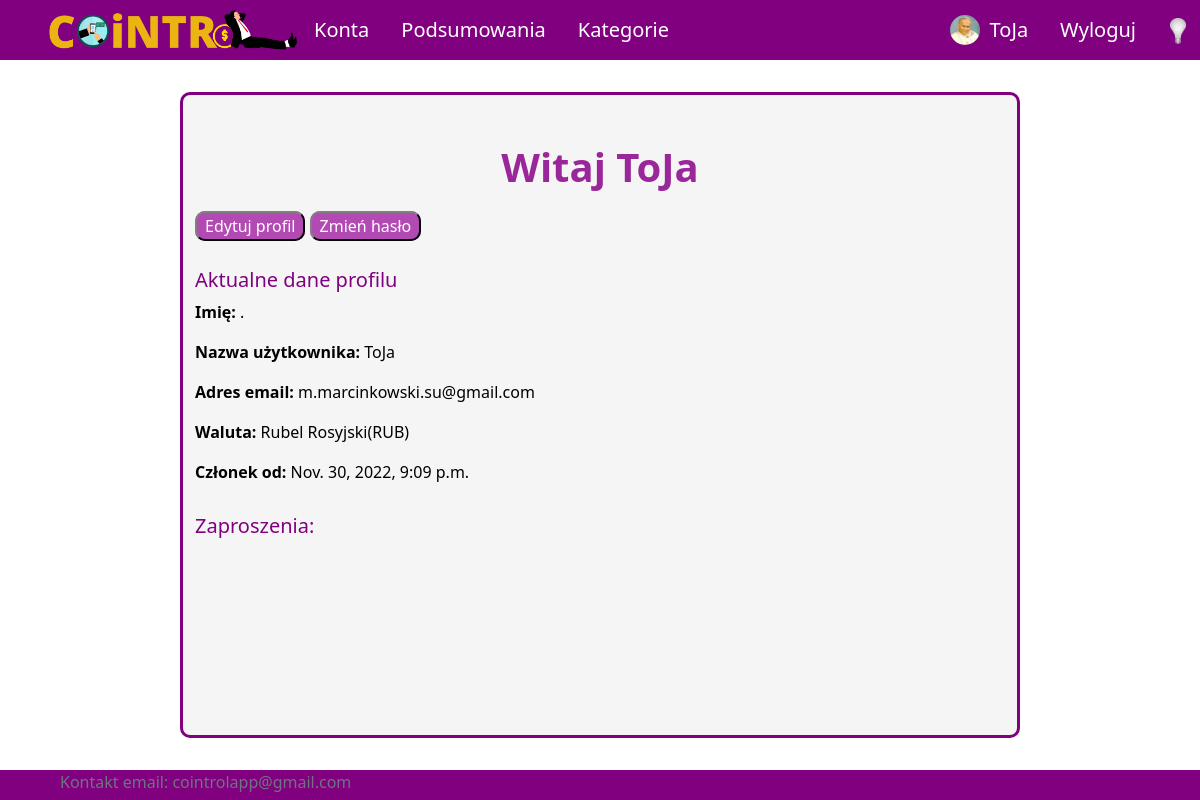
The page /profile (signed in) on the database its author committed.
### UsersApp/models.py (models this page shows, shortened)
class Profile(models.Model):
    user = models.OneToOneField(User, on_delete=models.CASCADE, null=True, blank=True)
    name = models.CharField(max_length=200, blank=True, null=True)
    email = models.EmailField(max_length=400, null=True, blank=True)
    username = models.CharField(max_length=200, blank=True, null=True)
    currency = models.ForeignKey('Currency', on_delete=models.SET_NULL, null=True)
    image = ThumbnailerImageField(null=True, blank=True, upload_to="images/", default="images/default-user.png")
    created = models.DateTimeField(auto_now_add=True)
    total_transactions = models.IntegerField(null=True, blank=True, default=20)
    id = models.UUIDField(default=uuid.uuid4, unique=True,
                            primary_key=True, editable=False)

class Currency(models.Model):
    name = models.CharField(max_length=100)
    access_name = models.CharField(max_length=20) #access_name nazwa aby zdobyć kurs walut
    sign = models.CharField(max_length=5) #znak waluty
    id = models.UUIDField(default=uuid.uuid4, unique=True,
                            primary_key=True, editable=False)
    def __str__(self):
        return f'{self.name}({self.access_name})'

### UsersApp/views/user_views.py (the view)
# urls.py: path('profile', views.profile, name='profile'),
@login_required(login_url='login')
def profile(request):
    profile = request.user.profile
    context = {'profile': profile, 'mes': Invitation.objects.filter(Q(userTo=profile) | Q(userFrom=profile))}
    return render(request, 'application/profile.html', context)

### templates/application/profile.html (shortened to what this page needs)
{% extends 'application/base.html' %}
{% load thumbnail %}
{% block content %}
    <div class="title">
        <h1>Witaj {{ user.username }}</h1>
    </div>
    <div class="content-pc">
        <a class="button" href="{% url 'edit-profile' %}">Edytuj profil</a>
        <a class="button" href="{% url 'change-password' %}">Zmień hasło</a>
        <h5>Aktualne dane profilu</h5>
        <strong><p>Imię:</strong> {{profile.name}}</p>
        <strong><p>Nazwa użytkownika:</strong> {{profile.username}}</p>
        <strong><p>Adres email:</strong> {{profile.email}}</p>
        <strong><p>Waluta:</strong> {{profile.currency}}</p>
        <strong><p>Członek od:</strong> {{profile.created}}</p>
        <span>
            <h5>Zaproszenia:</h5>
        </span>
    </div>
{% endblock  %}

### templates/application/base.html (shortened to what this page needs)
{%load static%}
<!DOCTYPE html>
<html lang="pl">
<head>
    <link href="https://cdn.jsdelivr.net/npm/bootstrap@5.2.2/dist/css/bootstrap.min.css" rel="stylesheet">
    <link href="https://cdnjs.cloudflare.com/ajax/libs/chosen/1.8.7/chosen.min.css" rel='stylesheet' type='text/css'>
    <link rel="stylesheet" type="text/css" href="{% static 'css/style.css' %}">
    <link rel="stylesheet" type="text/css" href="{% static 'css/style-dark.css' %}">
    <link rel="stylesheet" href="//code.jquery.com/ui/1.13.2/themes/base/jquery-ui.css">
</head>
<body onload="checkColorMode()">
    <nav class="nav" id="navigation">
        {% if user.is_authenticated %}
        <ul class="nav justify-content-start">
            <li class="nav-item" id="logo-li"><a id="logo-link" class="nav-link" href="{% url 'home' %}">
                <img onmouseover="logoHover()" onmouseout="logoOut()" id="app-logo" src="{% static 'images/logo.png' %}">
            </a>
            <li class="nav-item mobile-menu"><a class="nav-link" href="{% url 'all-accounts' %}">Konta</a></li>
            <li class="nav-item mobile-menu"><a class="nav-link" href="{% url 'summary' %}">Podsumowania</a></li>
            <li class="nav-item mobile-menu"><a class="nav-link" href="{% url 'all-categories' %}">Kategorie</a></li>
        </ul>
        <ul class="nav justify-content-end user-image">
            <li class="nav-item">
                <a id="profile-nav-link" class="nav-link" href="{% url 'profile' %}">
                    <img id="user-image" src="{{ user.profile.image.url }}" alt="user image">
                    {{ user.username }}
                </a>
            </li>
            <li class="nav-item"><a class="nav-link" href="{% url 'logout' %}">Wyloguj</a></li>
        </ul>
        {% endif %}
        <button onclick="darkMode()" id="dark-mode-button"><img id="light-bulb" src="{% static 'images/bulb_off.png' %}" /></button>
    </nav>
    <div id = "site-content">
        {% block content %}
        {% endblock %}
    </div>
    <footer class="footer">
        <div class="container">
            <span class="text-muted">
                <address>
                    Kontakt email: <a class="email" href="mailto:cointrolapp@gmail.com">cointrolapp@gmail.com
                </address>
            </span>
        </div>
    </footer>
</body>
</html>

### aplication/static/css/style.css (style rules this page uses)
body { background-color: white; color: black; }
#navigation { position: fixed; top: 0; width: 100%; z-index: 9; }
a.nav-link { color: white; font-size: 20px; }
ul.nav { align-items: center; }
nav.nav { height: 60px; background-color: purple; justify-content: space-between; padding-left: 4vw; padding-right: 4vw; }
#profile-nav-link { display: grid; grid-template-columns: auto auto; column-gap: 10px; }
#user-image { border-radius: 50%; width: 30px; height: 30px; object-fit: cover; align-self: center; }
#logo-link { padding: 0; }
#app-logo { width: 250px; }
#site-content { min-height: calc(100vh - 4vh - (60px + 4vh) - 30px); padding-left: 1vw; padding-right: 1vw; padding-top: 1vh; padding-bottom: 1vh; width:70%; margin:auto; margin-top: calc(60px + 4vh); margin-bottom: 4vh; border: 3px solid purple; border-radius: 10px; background-color: whitesmoke; position: relative; }
#dark-mode-button { position: absolute; top: 16px; left: 97%; float:right; }
#dark-mode-button > img { width: 16px; }
div.title { padding-top: 5vh; display: flex; align-items: center; flex-direction: column; }
div.title h1 { color: #9a279a; font-size: 40px; font-weight: bold; text-align: center; }
div.content-pc { margin-top: 15px; }
h5 { color: #800080; margin-top: 30px; }
.button { background-color: rgba(163, 31, 163, 0.8); color: white; padding: 2px 8px; border: 2px solid; border-radius: 10px; border-color: grey black black grey; text-decoration: none; }
footer { height: 30px; background-color: purple; justify-content: space-between; padding-left: 4vw; padding-right: 4vw; }
a.email { --bs-text-opacity: 1; color: inherit; text-decoration: none; }
button { background-color: rgba(0, 0, 0, 0); border: none; }

### rows shown on the page
Profile: name ".", username "ToJa", email "m.marcinkowski.su@gmail.com", currency "Rubel Rosyjski(RUB)", created "Nov. 30, 2022, 9:09 p.m."

### other values the page prints
{{ user.username }} "ToJa"
